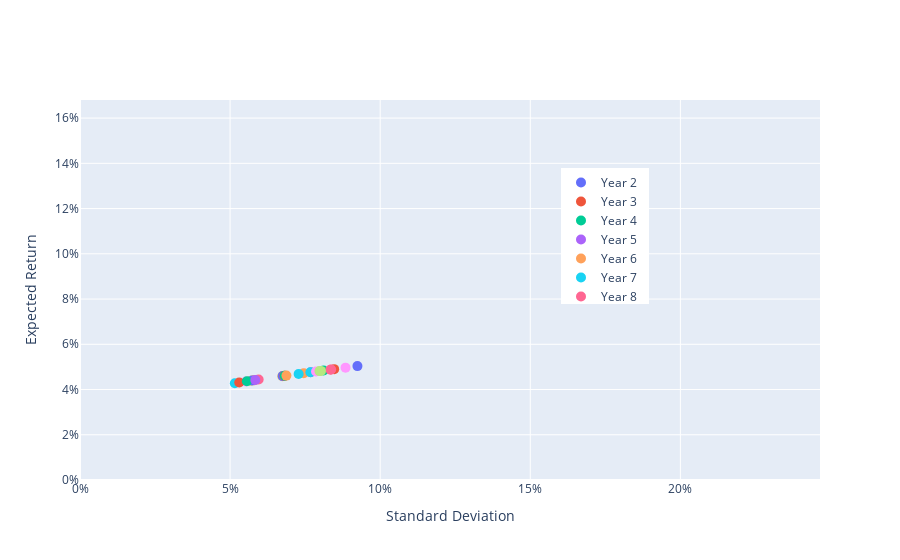

Here is the notebook cell this chart was saved with:
### Code cell
fig = go.Figure()    
for t in rets.index[1:]:
    string = "<br>Stock: %{customdata[0]:.1%}<br>"
    string += "Bond: %{customdata[1]:.1%}<br>"
    string += "Sharpe ratio: %{customdata[2]:.4f}<br>"
    string += "<extra></extra>"
    cd = [rets[['beg_wgt1','beg_wgt2', 'sharpe ratio']].loc[t]]
    trace = go.Scatter(
        x=[rets.loc[t,'sd_pret']],
        y=[rets.loc[t,'exp_pret']],
        mode="markers",
        customdata = cd,
        hovertemplate=string,
        marker=dict(size=10),
        name=f'Year {t:.0f}'
    )       
    fig.add_trace(trace)
fig.layout.xaxis["title"] = "Standard Deviation"
fig.layout.yaxis["title"] = "Expected Return"
fig.update_xaxes(range=[0, 1.05 * frontier["stdev"].max()])
fig.update_yaxes(range=[0, 1.05 * frontier["mean"].max()])
fig.update_yaxes(tickformat=".0%")
fig.update_xaxes(tickformat=".0%")
fig.update_layout(legend=dict(yanchor="top", y =0.5, xanchor="left", x=0.65))
fig.show()

### Figure 1 — Plotly figure (JSON) as saved in the notebook; plotly's stock layout.template omitted (floating-point values rounded to 4 significant figures)
{"data": [{"customdata": [[0.614, 0.386, 0.173]], "hovertemplate": "<br>Stock: %{customdata[0]:.1%}<br>Bond: %{customdata[1]:.1%}<br>Sharpe ratio: %{customdata[2]:.4f}<br><extra></extra>", "marker": {"size": 10}, "mode": "markers", "name": "Year 2", "type": "scatter", "x": [0.09242], "y": [0.05035]}, {"customdata": [[0.5602, 0.4398, 0.1729]], "hovertemplate": "<br>Stock: %{customdata[0]:.1%}<br>Bond: %{customdata[1]:.1%}<br>Sharpe ratio: %{customdata[2]:.4f}<br><extra></extra>", "marker": {"size": 10}, "mode": "markers", "name": "Year 3", "type": "scatter", "x": [0.08467], "y": [0.04901]}, {"customdata": [[0.5354, 0.4646, 0.1728]], "hovertemplate": "<br>Stock: %{customdata[0]:.1%}<br>Bond: %{customdata[1]:.1%}<br>Sharpe ratio: %{customdata[2]:.4f}<br><extra></extra>", "marker": {"size": 10}, "mode": "markers", "name": "Year 4", "type": "scatter", "x": [0.08114], "y": [0.04838]}, {"customdata": [[0.5051, 0.4949, 0.1725]], "hovertemplate": "<br>Stock: %{customdata[0]:.1%}<br>Bond: %{customdata[1]:.1%}<br>Sharpe ratio: %{customdata[2]:.4f}<br><extra></extra>", "marker": {"size": 10}, "mode": "markers", "name": "Year 5", "type": "scatter", "x": [0.07688], "y": [0.04763]}, {"customdata": [[0.4884, 0.5116, 0.1723]], "hovertemplate": "<br>Stock: %{customdata[0]:.1%}<br>Bond: %{customdata[1]:.1%}<br>Sharpe ratio: %{customdata[2]:.4f}<br><extra></extra>", "marker": {"size": 10}, "mode": "markers", "name": "Year 6", "type": "scatter", "x": [0.07454], "y": [0.04721]}, {"customdata": [[0.5042, 0.4958, 0.1725]], "hovertemplate": "<br>Stock: %{customdata[0]:.1%}<br>Bond: %{customdata[1]:.1%}<br>Sharpe ratio: %{customdata[2]:.4f}<br><extra></extra>", "marker": {"size": 10}, "mode": "markers", "name": "Year 7", "type": "scatter", "x": [0.07675], "y": [0.04761]}, {"customdata": [[0.5516, 0.4484, 0.1729]], "hovertemplate": "<br>Stock: %{customdata[0]:.1%}<br>Bond: %{customdata[1]:.1%}<br>Sharpe ratio: %{customdata[2]:.4f}<br><extra></extra>", "marker": {"size": 10}, "mode": "markers", "name": "Year 8", "type": "scatter", "x": [0.08344], "y": [0.04879]}, {"customdata": [[0.5294, 0.4706, 0.1728]], "hovertemplate": "<br>Stock: %{customdata[0]:.1%}<br>Bond: %{customdata[1]:.1%}<br>Sharpe ratio: %{customdata[2]:.4f}<br><extra></extra>", "marker": {"size": 10}, "mode": "markers", "name": "Year 9", "type": "scatter", "x": [0.08029], "y": [0.04824]}, {"customdata": [[0.5177, 0.4823, 0.1727]], "hovertemplate": "<br>Stock: %{customdata[0]:.1%}<br>Bond: %{customdata[1]:.1%}<br>Sharpe ratio: %{customdata[2]:.4f}<br><extra></extra>", "marker": {"size": 10}, "mode": "markers", "name": "Year 10", "type": "scatter", "x": [0.07863], "y": [0.04794]}, {"customdata": [[0.4362, 0.5638, 0.1713]], "hovertemplate": "<br>Stock: %{customdata[0]:.1%}<br>Bond: %{customdata[1]:.1%}<br>Sharpe ratio: %{customdata[2]:.4f}<br><extra></extra>", "marker": {"size": 10}, "mode": "markers", "name": "Year 11", "type": "scatter", "x": [0.06739], "y": [0.0459]}, {"customdata": [[0.437, 0.563, 0.1713]], "hovertemplate": "<br>Stock: %{customdata[0]:.1%}<br>Bond: %{customdata[1]:.1%}<br>Sharpe ratio: %{customdata[2]:.4f}<br><extra></extra>", "marker": {"size": 10}, "mode": "markers", "name": "Year 12", "type": "scatter", "x": [0.0675], "y": [0.04592]}, {"customdata": [[0.4415, 0.5585, 0.1714]], "hovertemplate": "<br>Stock: %{customdata[0]:.1%}<br>Bond: %{customdata[1]:.1%}<br>Sharpe ratio: %{customdata[2]:.4f}<br><extra></extra>", "marker": {"size": 10}, "mode": "markers", "name": "Year 13", "type": "scatter", "x": [0.06811], "y": [0.04604]}, {"customdata": [[0.4424, 0.5576, 0.1714]], "hovertemplate": "<br>Stock: %{customdata[0]:.1%}<br>Bond: %{customdata[1]:.1%}<br>Sharpe ratio: %{customdata[2]:.4f}<br><extra></extra>", "marker": {"size": 10}, "mode": "markers", "name": "Year 14", "type": "scatter", "x": [0.06823], "y": [0.04606]}, {"customdata": [[0.364, 0.636, 0.1681]], "hovertemplate": "<br>Stock: %{customdata[0]:.1%}<br>Bond: %{customdata[1]:.1%}<br>Sharpe ratio: %{customdata[2]:.4f}<br><extra></extra>", "marker": {"size": 10}, "mode": "markers", "name": "Year 15", "type": "scatter", "x": [0.05793], "y": [0.0441]}, {"customdata": [[0.3662, 0.6338, 0.1682]], "hovertemplate": "<br>Stock: %{customdata[0]:.1%}<br>Bond: %{customdata[1]:.1%}<br>Sharpe ratio: %{customdata[2]:.4f}<br><extra></extra>", "marker": {"size": 10}, "mode": "markers", "name": "Year 16", "type": "scatter", "x": [0.0582], "y": [0.04415]}, {"customdata": [[0.3123, 0.6877, 0.1637]], "hovertemplate": "<br>Stock: %{customdata[0]:.1%}<br>Bond: %{customdata[1]:.1%}<br>Sharpe ratio: %{customdata[2]:.4f}<br><extra></extra>", "marker": {"size": 10}, "mode": "markers", "name": "Year 17", "type": "scatter", "x": [0.05158], "y": [0.04281]}, {"customdata": [[0.3764, 0.6236, 0.1688]], "hovertemplate": "<br>Stock: %{customdata[0]:.1%}<br>Bond: %{customdata[1]:.1%}<br>Sharpe ratio: %{customdata[2]:.4f}<br><extra></extra>", "marker": {"size": 10}, "mode": "markers", "name": "Year 18", "type": "scatter", "x": [0.05951], "y": [0.04441]}, {"customdata": [[0.3529, 0.6471, 0.1673]], "hovertemplate": "<br>Stock: %{customdata[0]:.1%}<br>Bond: %{customdata[1]:.1%}<br>Sharpe ratio: %{customdata[2]:.4f}<br><extra></extra>", "marker": {"size": 10}, "mode": "markers", "name": "Year 19", "type": "scatter", "x": [0.05652], "y": [0.04382]}, {"customdata": [[0.3426, 0.6574, 0.1666]], "hovertemplate": "<br>Stock: %{customdata[0]:.1%}<br>Bond: %{customdata[1]:.1%}<br>Sharpe ratio: %{customdata[2]:.4f}<br><extra></extra>", "marker": {"size": 10}, "mode": "markers", "name": "Year 20", "type": "scatter", "x": [0.05525], "y": [0.04357]}, {"customdata": [[0.3596, 0.6404, 0.1678]], "hovertemplate": "<br>Stock: %{customdata[0]:.1%}<br>Bond: %{customdata[1]:.1%}<br>Sharpe ratio: %{customdata[2]:.4f}<br><extra></extra>", "marker": {"size": 10}, "mode": "markers", "name": "Year 21", "type": "scatter", "x": [0.05737], "y": [0.04399]}, {"customdata": [[0.3591, 0.6409, 0.1678]], "hovertemplate": "<br>Stock: %{customdata[0]:.1%}<br>Bond: %{customdata[1]:.1%}<br>Sharpe ratio: %{customdata[2]:.4f}<br><extra></extra>", "marker": {"size": 10}, "mode": "markers", "name": "Year 22", "type": "scatter", "x": [0.05731], "y": [0.04398]}, {"customdata": [[0.3246, 0.6754, 0.165]], "hovertemplate": "<br>Stock: %{customdata[0]:.1%}<br>Bond: %{customdata[1]:.1%}<br>Sharpe ratio: %{customdata[2]:.4f}<br><extra></extra>", "marker": {"size": 10}, "mode": "markers", "name": "Year 23", "type": "scatter", "x": [0.05306], "y": [0.04312]}, {"customdata": [[0.3453, 0.6547, 0.1668]], "hovertemplate": "<br>Stock: %{customdata[0]:.1%}<br>Bond: %{customdata[1]:.1%}<br>Sharpe ratio: %{customdata[2]:.4f}<br><extra></extra>", "marker": {"size": 10}, "mode": "markers", "name": "Year 24", "type": "scatter", "x": [0.05558], "y": [0.04363]}, {"customdata": [[0.3678, 0.6322, 0.1683]], "hovertemplate": "<br>Stock: %{customdata[0]:.1%}<br>Bond: %{customdata[1]:.1%}<br>Sharpe ratio: %{customdata[2]:.4f}<br><extra></extra>", "marker": {"size": 10}, "mode": "markers", "name": "Year 25", "type": "scatter", "x": [0.05841], "y": [0.0442]}, {"customdata": [[0.4463, 0.5537, 0.1715]], "hovertemplate": "<br>Stock: %{customdata[0]:.1%}<br>Bond: %{customdata[1]:.1%}<br>Sharpe ratio: %{customdata[2]:.4f}<br><extra></extra>", "marker": {"size": 10}, "mode": "markers", "name": "Year 26", "type": "scatter", "x": [0.06875], "y": [0.04616]}, {"customdata": [[0.476, 0.524, 0.1721]], "hovertemplate": "<br>Stock: %{customdata[0]:.1%}<br>Bond: %{customdata[1]:.1%}<br>Sharpe ratio: %{customdata[2]:.4f}<br><extra></extra>", "marker": {"size": 10}, "mode": "markers", "name": "Year 27", "type": "scatter", "x": [0.07283], "y": [0.0469]}, {"customdata": [[0.5532, 0.4468, 0.1729]], "hovertemplate": "<br>Stock: %{customdata[0]:.1%}<br>Bond: %{customdata[1]:.1%}<br>Sharpe ratio: %{customdata[2]:.4f}<br><extra></extra>", "marker": {"size": 10}, "mode": "markers", "name": "Year 28", "type": "scatter", "x": [0.08366], "y": [0.04883]}, {"customdata": [[0.5257, 0.4743, 0.1727]], "hovertemplate": "<br>Stock: %{customdata[0]:.1%}<br>Bond: %{customdata[1]:.1%}<br>Sharpe ratio: %{customdata[2]:.4f}<br><extra></extra>", "marker": {"size": 10}, "mode": "markers", "name": "Year 29", "type": "scatter", "x": [0.07977], "y": [0.04814]}, {"customdata": [[0.5866, 0.4134, 0.173]], "hovertemplate": "<br>Stock: %{customdata[0]:.1%}<br>Bond: %{customdata[1]:.1%}<br>Sharpe ratio: %{customdata[2]:.4f}<br><extra></extra>", "marker": {"size": 10}, "mode": "markers", "name": "Year 30", "type": "scatter", "x": [0.08846], "y": [0.04967]}], "layout": {"legend": {"x": 0.65, "xanchor": "left", "y": 0.5, "yanchor": "top"}, "xaxis": {"range": [0, 0.2465], "tickformat": ".0%", "title": {"text": "Standard Deviation"}}, "yaxis": {"range": [0, 0.168], "tickformat": ".0%", "title": {"text": "Expected Return"}}}}
